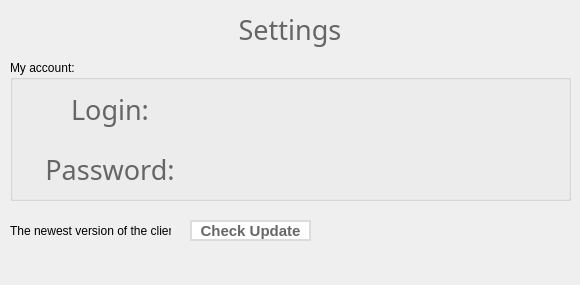
<?xml version="1.0" encoding="UTF-8"?>
<ui version="4.0">
 <class>MainWindow</class>
 <widget class="QMainWindow" name="MainWindow">
  <property name="geometry">
   <rect>
    <x>0</x>
    <y>0</y>
    <width>580</width>
    <height>285</height>
   </rect>
  </property>
  <property name="sizePolicy">
   <sizepolicy hsizetype="Fixed" vsizetype="Fixed">
    <horstretch>0</horstretch>
    <verstretch>0</verstretch>
   </sizepolicy>
  </property>
  <property name="minimumSize">
   <size>
    <width>580</width>
    <height>0</height>
   </size>
  </property>
  <property name="maximumSize">
   <size>
    <width>580</width>
    <height>16777215</height>
   </size>
  </property>
  <property name="windowTitle">
   <string>MainWindow</string>
  </property>
  <widget class="QWidget" name="centralwidget">
   <property name="sizePolicy">
    <sizepolicy hsizetype="Fixed" vsizetype="Fixed">
     <horstretch>0</horstretch>
     <verstretch>0</verstretch>
    </sizepolicy>
   </property>
   <widget class="QLabel" name="label">
    <property name="geometry">
     <rect>
      <x>190</x>
      <y>0</y>
      <width>200</width>
      <height>60</height>
     </rect>
    </property>
    <property name="styleSheet">
     <string notr="true">color:#666666;
font-family:Bebas Neue;
font-size:17px;
</string>
    </property>
    <property name="text">
     <string>&lt;html&gt;&lt;head/&gt;&lt;body&gt;&lt;p align=&quot;center&quot;&gt;&lt;span style=&quot; font-size:20pt;&quot;&gt;Settings&lt;/span&gt;&lt;/p&gt;&lt;/body&gt;&lt;/html&gt;</string>
    </property>
   </widget>
   <widget class="QLabel" name="account_label">
    <property name="geometry">
     <rect>
      <x>210</x>
      <y>70</y>
      <width>200</width>
      <height>60</height>
     </rect>
    </property>
    <property name="styleSheet">
     <string notr="true">color:#666666;
font-family:Bebas Neue;
font-size:17px;
</string>
    </property>
    <property name="text">
     <string>&lt;html&gt;&lt;head/&gt;&lt;body&gt;&lt;p align=&quot;center&quot;&gt;&lt;br/&gt;&lt;/p&gt;&lt;/body&gt;&lt;/html&gt;</string>
    </property>
   </widget>
   <widget class="QGroupBox" name="groupBox">
    <property name="geometry">
     <rect>
      <x>10</x>
      <y>60</y>
      <width>561</width>
      <height>141</height>
     </rect>
    </property>
    <property name="title">
     <string>My account:</string>
    </property>
    <widget class="QLabel" name="label_2">
     <property name="geometry">
      <rect>
       <x>0</x>
       <y>20</y>
       <width>200</width>
       <height>60</height>
      </rect>
     </property>
     <property name="styleSheet">
      <string notr="true">color:#666666;
font-family:Bebas Neue;
font-size:17px;
</string>
     </property>
     <property name="text">
      <string>&lt;html&gt;&lt;head/&gt;&lt;body&gt;&lt;p align=&quot;center&quot;&gt;&lt;span style=&quot; font-size:20pt;&quot;&gt;Login:&lt;/span&gt;&lt;/p&gt;&lt;/body&gt;&lt;/html&gt;</string>
     </property>
    </widget>
    <widget class="QLabel" name="label_3">
     <property name="geometry">
      <rect>
       <x>0</x>
       <y>80</y>
       <width>200</width>
       <height>60</height>
      </rect>
     </property>
     <property name="styleSheet">
      <string notr="true">color:#666666;
font-family:Bebas Neue;
font-size:17px;
</string>
     </property>
     <property name="text">
      <string>&lt;html&gt;&lt;head/&gt;&lt;body&gt;&lt;p align=&quot;center&quot;&gt;&lt;span style=&quot; font-size:20pt;&quot;&gt;Password:&lt;/span&gt;&lt;/p&gt;&lt;/body&gt;&lt;/html&gt;</string>
     </property>
    </widget>
    <widget class="QLabel" name="label_login">
     <property name="geometry">
      <rect>
       <x>180</x>
       <y>20</y>
       <width>200</width>
       <height>51</height>
      </rect>
     </property>
     <property name="styleSheet">
      <string notr="true">color:#666666;
font-family:Bebas Neue;
font-size:17px;
</string>
     </property>
     <property name="text">
      <string>&lt;html&gt;&lt;head/&gt;&lt;body&gt;&lt;p align=&quot;center&quot;&gt;&lt;br/&gt;&lt;/p&gt;&lt;/body&gt;&lt;/html&gt;</string>
     </property>
    </widget>
    <widget class="QLabel" name="label_password">
     <property name="geometry">
      <rect>
       <x>180</x>
       <y>80</y>
       <width>200</width>
       <height>51</height>
      </rect>
     </property>
     <property name="styleSheet">
      <string notr="true">color:#666666;
font-family:Bebas Neue;
font-size:17px;
</string>
     </property>
     <property name="text">
      <string>&lt;html&gt;&lt;head/&gt;&lt;body&gt;&lt;p align=&quot;center&quot;&gt;&lt;br/&gt;&lt;/p&gt;&lt;/body&gt;&lt;/html&gt;</string>
     </property>
    </widget>
   </widget>
   <widget class="QLabel" name="label_4">
    <property name="geometry">
     <rect>
      <x>10</x>
      <y>220</y>
      <width>161</width>
      <height>21</height>
     </rect>
    </property>
    <property name="text">
     <string>The newest version of the client:</string>
    </property>
   </widget>
   <widget class="QLabel" name="version_of_client">
    <property name="geometry">
     <rect>
      <x>176</x>
      <y>220</y>
      <width>51</width>
      <height>21</height>
     </rect>
    </property>
    <property name="text">
     <string/>
    </property>
   </widget>
   <widget class="QPushButton" name="check_update">
    <property name="geometry">
     <rect>
      <x>190</x>
      <y>220</y>
      <width>121</width>
      <height>21</height>
     </rect>
    </property>
    <property name="styleSheet">
     <string notr="true">.QPushButton {
	background-color:#ffffff;
	border-radius:25px;
	border:2px solid #dcdcdc;
	color:#666666;
	font-family:Arial;
	font-size:15px;
	font-weight:bold;
}
.QPushButton:hover {
	background-color:#f6f6f6;
	color:#121212;
}
.QPushButton:pressed {
	border-color:#121212;
}</string>
    </property>
    <property name="text">
     <string>Check Update</string>
    </property>
   </widget>
   <widget class="QLabel" name="label_print_info_update">
    <property name="geometry">
     <rect>
      <x>320</x>
      <y>220</y>
      <width>251</width>
      <height>21</height>
     </rect>
    </property>
    <property name="text">
     <string/>
    </property>
   </widget>
   <widget class="QLabel" name="label_link_update">
    <property name="geometry">
     <rect>
      <x>10</x>
      <y>250</y>
      <width>561</width>
      <height>21</height>
     </rect>
    </property>
    <property name="text">
     <string/>
    </property>
   </widget>
  </widget>
 </widget>
 <resources/>
 <connections/>
</ui>
